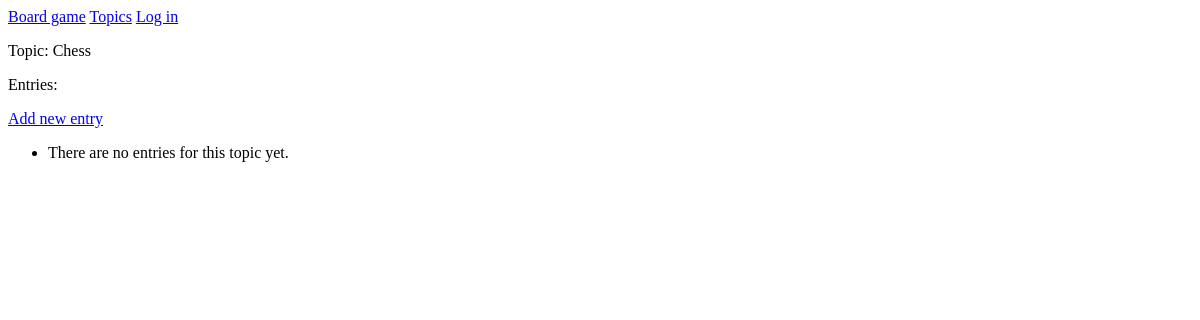
The page /topics/1/ on the database as committed earlier.
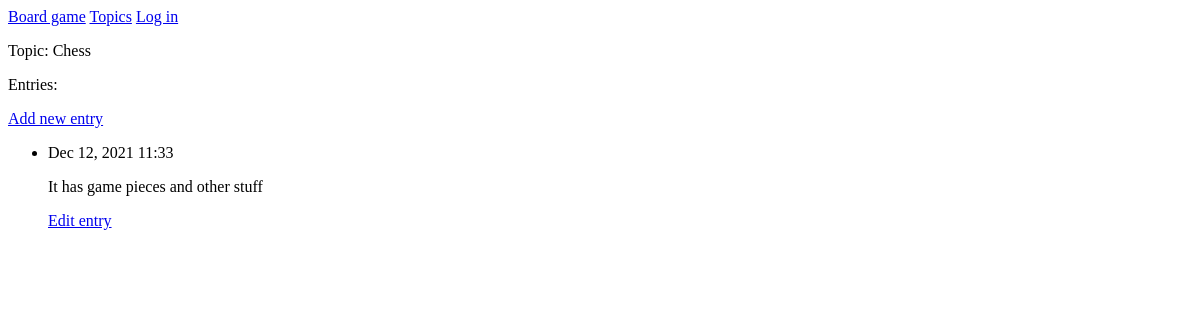
The same page on the database as committed later.
### boardgame_app/models.py (models this page shows, shortened)
class Entry(models.Model):
    topic = models.ForeignKey(Topic, on_delete=models.CASCADE)
    text = models.TextField()
    date_added = models.DateTimeField(auto_now_add=True)
    class Meta:
        verbose_name_plural = 'entries'

### boardgame_app/views.py (the view)
# urls.py: path('topics/<int:topic_id>/',views.topic, name='topic'), # /<int:word_id>/ matches an integer into the // and store the value in word_id
def topic(request,topic_id): # Here we have the topic_id from urls.py, it helps getting the right topic
    topic = Topic.objects.get(id=topic_id) # get() retireves the topic we have added
    entries = topic.entry_set.order_by('-date_added') #the minus in the 'date-added' sorts the list of topics in reverse order
    context = {'topic': topic, 'entries': entries} #topic and entry get stored inside the context dictionary
    return render(request, 'boardgame_app/topic.html', context) #the context dictionary gets send to the topic.html

### boardgame_app/models.py (called while the page is built)
    def __str__(self):
        return self.text

### boardgame_app/templates/boardgame_app/topic.html
{% extends 'boardgame_app/base.html' %}
{% block content %}
    <p>Topic: {{ topic }}</p>
    <p>Entries:</p>
    <p>
        <a href="{% url 'boardgame_app:new_entry' topic.id %}">Add new entry</a>
    </p>
    <ul>
    {% for entry in entries %}
        <li>
            <p>{{ entry.date_added|date:'M d, Y H:i' }}</p>
            <p>{{ entry.text|linebreaks }}</p>
            <p>
                <a href="{% url 'boardgame_app:edit_entry' entry.id %}">Edit entry</a>
            </p>
        </li>
    {% empty %}
        <li>There are no entries for this topic yet.</li>
    {% endfor %}
    </ul>
{% endblock content %}

Rows that differ between the two databases and show on the page:
added Entry: date_added "Dec 12, 2021 11:33", text "It has game pieces and other stuff"
Other text that changed with them:
text no longer shown: "There are no entries for this topic yet."
